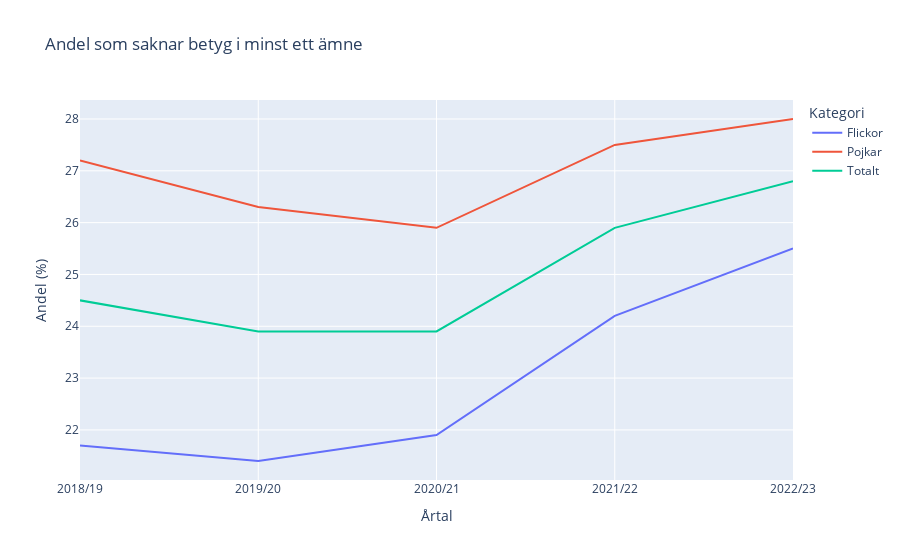

Write notebook code for a chart like this one.
### Code cell
# Create a line plot showing the percentage of students missing grades in at least one subject
fig_missing_grades = px.line(
    df_missing_grades,
    x='År',
    y=['Flickor', 'Pojkar', 'Totalt'],
    title='Andel som saknar betyg i minst ett ämne',
    labels={'År': 'Årtal', 'value': 'Andel (%)', 'variable': 'Kategori'},
)

fig_missing_grades.show()

# Save the plot as a html file
fig_missing_grades.write_html("visualisation/Missing_grades.html")

### Figure 1 — Plotly figure (JSON) as saved in the notebook; plotly's stock layout.template omitted (floating-point values rounded to 4 significant figures)
{"data": [{"hovertemplate": "Kategori=Flickor<br>Årtal=%{x}<br>Andel (%)=%{y}<extra></extra>", "legendgroup": "Flickor", "line": {"color": "#636efa", "dash": "solid"}, "marker": {"symbol": "circle"}, "mode": "lines", "name": "Flickor", "orientation": "v", "showlegend": true, "type": "scatter", "x": ["2018/19", "2019/20", "2020/21", "2021/22", "2022/23"], "xaxis": "x", "y": [21.7, 21.4, 21.9, 24.2, 25.5], "yaxis": "y"}, {"hovertemplate": "Kategori=Pojkar<br>Årtal=%{x}<br>Andel (%)=%{y}<extra></extra>", "legendgroup": "Pojkar", "line": {"color": "#EF553B", "dash": "solid"}, "marker": {"symbol": "circle"}, "mode": "lines", "name": "Pojkar", "orientation": "v", "showlegend": true, "type": "scatter", "x": ["2018/19", "2019/20", "2020/21", "2021/22", "2022/23"], "xaxis": "x", "y": [27.2, 26.3, 25.9, 27.5, 28.0], "yaxis": "y"}, {"hovertemplate": "Kategori=Totalt<br>Årtal=%{x}<br>Andel (%)=%{y}<extra></extra>", "legendgroup": "Totalt", "line": {"color": "#00cc96", "dash": "solid"}, "marker": {"symbol": "circle"}, "mode": "lines", "name": "Totalt", "orientation": "v", "showlegend": true, "type": "scatter", "x": ["2018/19", "2019/20", "2020/21", "2021/22", "2022/23"], "xaxis": "x", "y": [24.5, 23.9, 23.9, 25.9, 26.8], "yaxis": "y"}], "layout": {"legend": {"title": {"text": "Kategori"}, "tracegroupgap": 0}, "title": {"text": "Andel som saknar betyg i minst ett ämne"}, "xaxis": {"anchor": "y", "domain": [0, 1], "title": {"text": "Årtal"}}, "yaxis": {"anchor": "x", "domain": [0, 1], "title": {"text": "Andel (%)"}}}}
